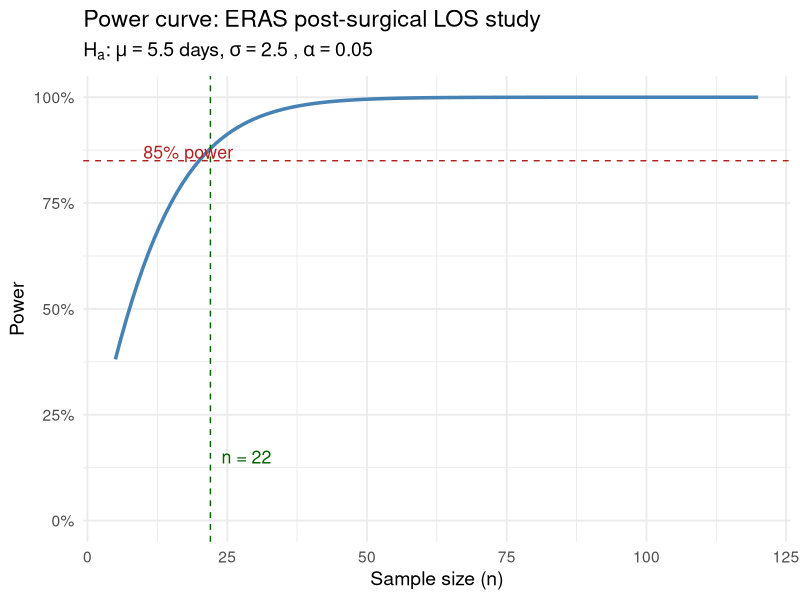

The R script that drew this image:
## ---- chunk 1
#| label: "setup"
#| include: false
library(tidyverse)
set.seed(551)
theme_set(theme_minimal(base_size = 14))
## ---- chunk 2
#| label: prob1b
xbar <- 124.5; mu0 <- 120; sigma <- 15; n <- 36
se <- sigma / sqrt(n)
z_obs <- (xbar - mu0) / se
cat("Standard error:", se, "\n")
cat("z_obs =", round(z_obs, 4))
## ---- chunk 3
#| label: prob1c
z_crit <- qnorm(0.95)
cat("Critical value z_0.05 =", round(z_crit, 4), "\n")
cat("Observed z =", round(z_obs, 4), "\n")
cat("Reject H0?", z_obs >= z_crit)
## ---- chunk 4
#| label: prob2-data
glucose <- c(98, 103, 91, 107, 96, 88, 101, 95, 99, 102, 94, 97, 89, 100, 93)
n <- length(glucose)
xbar <- mean(glucose)
s <- sd(glucose)
mu0 <- 105
alpha <- 0.05

cat("n =", n, "\n")
cat("x-bar =", round(xbar, 4), "\n")
cat("s =", round(s, 4))
## ---- chunk 5
#| label: prob2a
t_stat <- (xbar - mu0) / (s / sqrt(n))
t_crit <- qt(alpha, df = n - 1)  # lower-tailed: negative critical value
cat("t statistic:", round(t_stat, 4), "\n")
cat("Critical value t_{0.05, 14} =", round(t_crit, 4), "\n")
cat("Rejection region: T <=", round(t_crit, 4), "\n")
cat("Reject H0?", t_stat <= t_crit)
## ---- chunk 6
#| label: prob2b
pval <- pt(t_stat, df = n - 1)
cat("p-value:", round(pval, 5))
## ---- chunk 7
#| label: prob2c
t_crit_upper <- qt(1 - alpha, df = n - 1)  # +1.761
upper_bound <- xbar + t_crit_upper * (s / sqrt(n))
cat("95% upper confidence bound:", round(upper_bound, 4), "\n")
cat("Interval: (-inf,", round(upper_bound, 4), ")\n")
cat("Does the interval exclude mu0 = 105?", upper_bound < 105)
## ---- chunk 8
#| label: prob2d
t.test(glucose, mu = 105, alternative = "less")
## ---- chunk 9
#| label: prob3b
n <- 180; x <- 31; p0 <- 0.22
p_hat <- x / n
se_null <- sqrt(p0 * (1 - p0) / n)
z_obs <- (p_hat - p0) / se_null

cat("p-hat =", round(p_hat, 4), "\n")
cat("SE under H0 =", round(se_null, 5), "\n")
cat("z =", round(z_obs, 4))
## ---- chunk 10
#| label: prob3c
pval <- 2 * pnorm(z_obs)  # lower tail (z_obs is negative)
z_crit <- qnorm(0.975)
cat("Two-sided p-value:", round(pval, 5), "\n")
cat("Critical value z_{0.025} =", round(z_crit, 4), "\n")
cat("Reject H0?", pval < 0.05)
## ---- chunk 11
#| label: prob3d
# Wilson score interval via prop.test()
prop_result <- prop.test(x, n, p = p0, alternative = "two.sided", correct = FALSE)
ci <- prop_result$conf.int
cat("Wilson score 95% CI: (", round(ci[1], 4), ",", round(ci[2], 4), ")\n")
cat("Does p0 = 0.22 fall inside the CI?", ci[1] <= p0 & p0 <= ci[2])
## ---- chunk 12
#| label: prob3e
cat("n*p0 =", n * p0, "\n")
cat("n*(1-p0) =", n * (1 - p0), "\n")
cat("Both >= 10?", (n * p0 >= 10) & (n * (1 - p0) >= 10))
## ---- chunk 13
#| label: prob4b
mu0 <- 7; mu_a <- 5.5; sigma <- 2.5; n <- 40; alpha <- 0.05

z_alpha <- qnorm(1 - alpha)
effect_over_se <- (mu0 - mu_a) / (sigma / sqrt(n))
power_n40 <- pnorm(effect_over_se - z_alpha)

cat("z_alpha (z_0.05) =", round(z_alpha, 4), "\n")
cat("(mu0 - mu_a) / (sigma/sqrt(n)) =", round(effect_over_se, 4), "\n")
cat("Argument to Phi:", round(effect_over_se - z_alpha, 4), "\n")
cat("Power at n = 40:", round(power_n40, 4))
## ---- chunk 14
#| label: prob4c
result <- power.t.test(
  delta = 1.5,
  sd = 2.5,
  sig.level = 0.05,
  power = 0.85,
  type = "one.sample",
  alternative = "one.sided"
)
result
n_required <- ceiling(result$n)
cat("Required sample size (rounded up):", n_required)
## ---- chunk 15
#| label: prob4d
#| fig-height: 5
n_vals <- 5:120
power_vals <- pnorm((mu0 - mu_a) / (sigma / sqrt(n_vals)) - qnorm(1 - alpha))

tibble(n = n_vals, power = power_vals) |>
  ggplot(aes(x = n, y = power)) +
  geom_line(color = "steelblue", linewidth = 1.2) +
  geom_hline(yintercept = 0.85, linetype = "dashed", color = "firebrick") +
  geom_vline(xintercept = n_required, linetype = "dashed", color = "darkgreen") +
  annotate("text", x = n_required + 2, y = 0.15, hjust = 0,
           label = paste0("n = ", n_required), color = "darkgreen", size = 4.5) +
  annotate("text", x = 10, y = 0.87, hjust = 0,
           label = "85% power", color = "firebrick", size = 4.5) +
  labs(
    x = "Sample size (n)",
    y = "Power",
    title = bquote("Power curve: ERAS post-surgical LOS study"),
    subtitle = bquote(H[a]*":"~mu == .(mu_a)~"days,"~sigma == .(sigma)~","~alpha == .(alpha))
  ) +
  scale_y_continuous(limits = c(0, 1), labels = scales::percent) +
  theme_minimal(base_size = 14)
## ---- chunk 16
#| label: prob4e
n_obs <- 55; xbar_obs <- 6.1

se_obs <- sigma / sqrt(n_obs)
z_obs <- (xbar_obs - mu0) / se_obs
pval <- pnorm(z_obs)  # lower-tailed

cat("Observed z:", round(z_obs, 4), "\n")
cat("p-value (lower-tailed):", round(pval, 5), "\n")
cat("Statistically significant at alpha = 0.05?", pval < 0.05)
cat("\nObserved reduction (days):", mu0 - xbar_obs)
cat("\nTarget reduction (days): 1.5")
## ---- chunk 17
#| label: prob5a
m <- 500; alpha <- 0.05
expected_fp <- m * alpha
cat("Expected false positives under global H0:", expected_fp)
## ---- chunk 18
#| label: prob5b
alpha_bonf <- alpha / m
cat("Bonferroni-adjusted threshold:", alpha_bonf)
## ---- chunk 19
#| label: prob5c
set.seed(551)
sig_pvals <- runif(37, min = 0, max = 0.05)

# Apply Bonferroni: adjusted p-values = min(raw p-value * m, 1)
adj_pvals_bonf <- p.adjust(sig_pvals, method = "bonferroni", n = m)

n_sig_bonf <- sum(adj_pvals_bonf < 0.05)
cat("Number of genes remaining significant after Bonferroni:", n_sig_bonf, "\n\n")

tibble(
  raw_p = round(sig_pvals, 5),
  bonf_adj_p = round(adj_pvals_bonf, 5),
  significant = adj_pvals_bonf < 0.05
) |> arrange(raw_p) |> print(n = 10)
